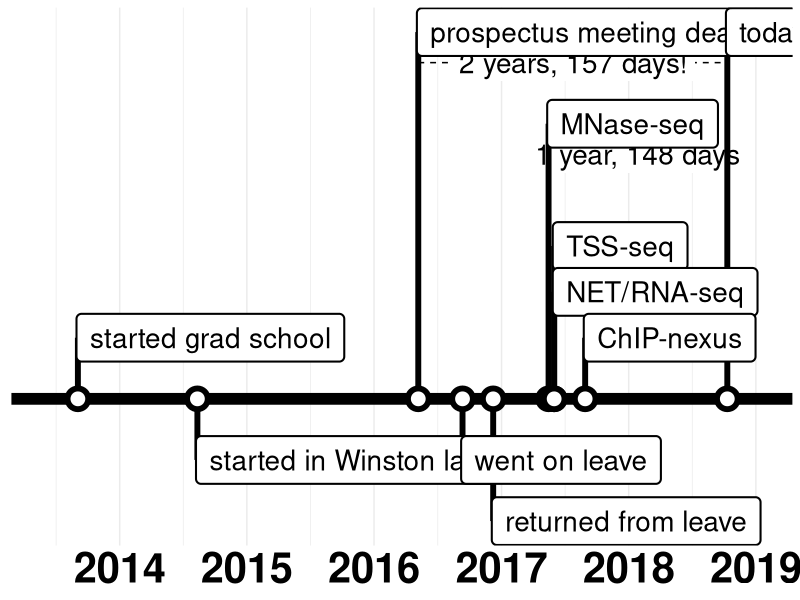

R code for this plot: (Note: this script raises an error after producing the figure.)
library(tidyverse)
library(lubridate)

main = function(fig_width, fig_height, pdf_out){

    df = tibble(event=c("started grad school",
                        "started in Winston lab",
                        "prospectus meeting deadline",
                        "went on leave",
                        "returned from leave",
                        "MNase-seq",
                        "TSS-seq",
                        "NET/RNA-seq",
                        "ChIP-nexus",
                        "today"),
                start = c(ymd(20130903),
                          ymd(20140812),
                          ymd(20160507),
                          ymd(20160911),
                          ymd(20161208),
                          ymd(20170516),
                          ymd(20170601),
                          ymd(20170601),
                          ymd(20170829),
                          ymd(20181011)),
                y = c(1,
                      -1,
                      6,
                      -1,
                      -2,
                      4.5,
                      2.5,
                      1.75,
                      1,
                      6))

    plot = ggplot(data = df) +
        # annotate(geom="segment",
        #          x=ymd(20130903), xend=ymd(20181011),
        #          y=0, yend=0, arrow=arrow(),
        #          size=4) +
        geom_hline(yintercept = 0, size=4) +
        annotate(geom="segment",
                 x=c(ymd(20160507), ymd(20170516)),
                 xend=c(ymd(20181011), ymd(20181011)),
                 y=c(5.5, 4), yend=c(5.5, 4),
                 linetype="dashed") +
        annotate(geom="label",
                 x=c((ymd(20181011)-ymd(20160507))/2+ymd(20160507),
                     (ymd(20181011)-ymd(20170516))/2+ymd(20170516)),
                 y=c(5.5,4),
                 label=c("2 years, 157 days!",
                         "1 year, 148 days"), size=20/72*25.4, label.size=NA) +
        geom_segment(aes(x=start, xend=start,
                         y=y),
                     yend=0,
                     size=2) +
        geom_point(aes(x=start, y=0),
                   shape=21, size=5, color="black", fill="white", stroke=3) +
        geom_label(aes(x=start-4, y=y, label=event), size=20/72*25.4, hjust=0,
                   label.padding=unit(0.4, "lines"),
                   label.size=0.7) +
        scale_x_date(date_breaks = "1 year",
                     expand = c(0.1, 0),
                     labels = scales::date_format("%Y")) +
        theme_minimal() +
        theme(text = element_text(size=20),
              axis.title = element_blank(),
              axis.text.y = element_blank(),
              axis.text.x = element_text(color="black", size=30,
                                         face="bold"),
              panel.grid.major.y = element_blank(),
              panel.grid.minor.y = element_blank())

    ggsave(pdf_out, plot=plot, width=fig_width, height=fig_height, units="in")
}

main(fig_width = snakemake@params[["width"]],
     fig_height = snakemake@params[["height"]],
     pdf_out = snakemake@output[["pdf"]])

